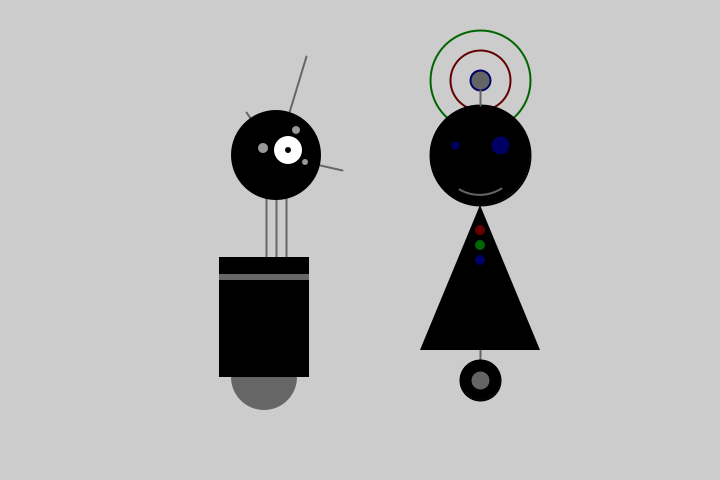
Frame 1 (no input)
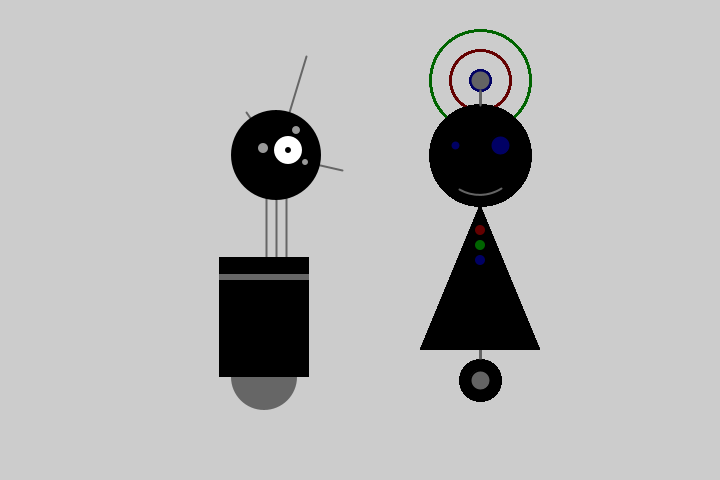
Frame 60 (the mouse pressed at the canvas centre just before this capture)
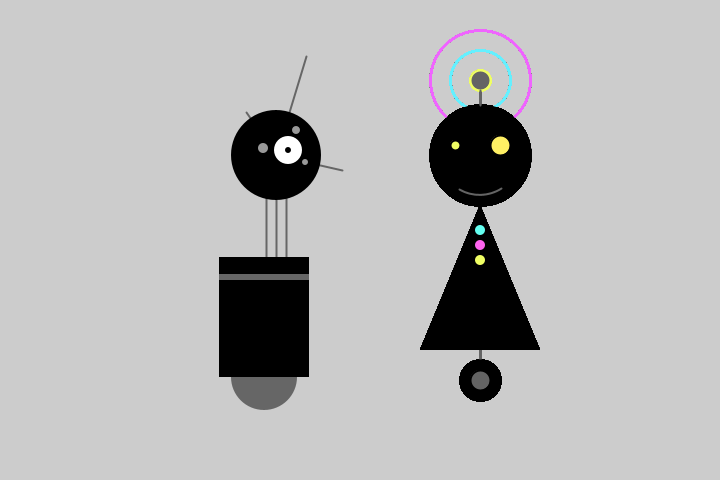
Frame 120 (the mouse held since frame 60 and released just before this capture)

The Processing sketch that drew these frames (run headless with seeded random() and noise(); from frame 60 on, the mouse is pressed at the canvas centre):

// Processing sketch: processing_56002
// ── processing_56002.pde

void setup(){
  size(720, 480);
smooth();
strokeWeight(2);
background(204);
ellipseMode(RADIUS);

//neck
stroke(102);
line(266, 257, 266, 162);
line(276, 257, 276, 162);
line(286, 257, 286, 162);

line(276, 155, 246, 112);
line(276, 155, 306, 56);
line(276, 155, 342, 170);

noStroke();
fill(102);
ellipse(264, 377, 33, 33);
fill(0);
rect(219, 257, 90, 120);
fill(102);
rect(219, 274, 90, 6);

fill(0);
ellipse(276, 155, 45, 45); 
fill(255); 
ellipse(288, 150, 14, 14); 
fill(0); 
ellipse(288, 150, 3, 3); 
fill(153); 
ellipse(263, 148, 5, 5); 
ellipse(296, 130, 4, 4); 
ellipse(305, 162, 3, 3);



}




//my head
void draw(){
  
  strokeWeight(2);
  stroke(100);
  line(2*width/3, 350, 2*width/3, 360);
  stroke(0);
  fill(0);
  ellipse(2*width/3, 380, 20, 20);
  fill(100);
  ellipse(2*width/3, 380, 10, 10);
  
  noFill();
stroke(100, mouseY, mouseX);
ellipse(2*width/3, 80, 30, 30);

  noFill();
stroke(mouseY, 100, mouseX);
ellipse(2*width/3, 80, 50, 50);
  
  stroke(0);
  fill(0);
ellipse(2*width/3, 155, 50,50);
fill(mouseX, mouseY, 100);
ellipse(500, 145, 10, 10);
fill(mouseY, mouseX, 100);
ellipse(455, 145, 5, 5);
noFill();
stroke(100);
strokeWeight(2);
arc(2*width/3, 155, 40, 40, 1, 2.1);

//antennea
fill(100);
stroke(mouseY, mouseX, 100);
ellipse(2*width/3, 80, 10, 10);
stroke(100);
strokeWeight(2);
line(2*width/3, 105, 2*width/3, 90);

//body
noStroke();
fill(0);
triangle(2*width/3, 205, 2*width/3-60, 350, 2*width/3+60, 350);

//spots
fill(100, mouseX, mouseY);
ellipse(2*width/3, 230, 5, 5);
fill(mouseX, 100, mouseY);
ellipse(2*width/3, 245, 5, 5);
fill(mouseY, mouseX, 100);
ellipse(2*width/3, 260, 5, 5);
}
